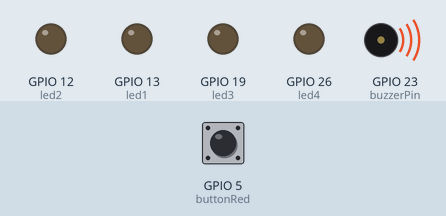
The program below on a simulated Raspberry Pi (BCM pin numbers). On the bench: output pins drawn as LEDs (lit = HIGH), buzzer (waves = sounding, pin HIGH). The inputs (shaded band) are chosen by the test bench; at power-on: GPIO 5 (buttonRed) HIGH. What the program prints to the terminal is not drawn.

Above: at 0.1 s.
Timing chart, 0 to 1.6 s (numbered marks = the images above):
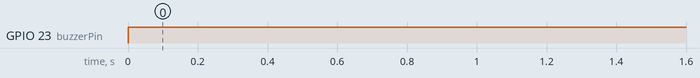

Measured:
- by itself, GPIO 23 (buzzerPin): LOW → HIGH at 0.00 s

The program:

redbuttonwithcallback.py
```python
#!/usr/bin/env python3

from config import *
import RPi.GPIO as GPIO
import time

execute = True

def buttonPressedCallback(channel):
    global execute
    execute = False
    print("\nButton connected to GPIO " + str(channel) + " pressed.")

def redButtonTest():
    GPIO.add_event_detect(buttonRed, GPIO.FALLING, callback=buttonPressedCallback, bouncetime=200)

    while execute:
        print('*', end='', flush=True)
        time.sleep(0.1)


if __name__ == "__main__":
    print("\nProgram started\n")
    redButtonTest()
    print("\nProgram finished")
```

config.py
```python
#!/usr/bin/env python3
# pylint: disable=no-member

import RPi.GPIO as GPIO

# pin numbers in BCM
GPIO.setmode(GPIO.BCM)
GPIO.setwarnings(False)

led1 = 13
led2 = 12
led3 = 19
led4 = 26
GPIO.setup(led1, GPIO.OUT)
GPIO.setup(led2, GPIO.OUT)
GPIO.setup(led3, GPIO.OUT)
GPIO.setup(led4, GPIO.OUT)

buttonRed = 5
buttonGreen = 6
encoderLeft = 17
encoderRight = 27
GPIO.setup(buttonRed, GPIO.IN, pull_up_down=GPIO.PUD_UP)
GPIO.setup(buttonGreen, GPIO.IN, pull_up_down=GPIO.PUD_UP)
GPIO.setup(encoderLeft, GPIO.IN, pull_up_down=GPIO.PUD_UP)
GPIO.setup(encoderRight, GPIO.IN, pull_up_down=GPIO.PUD_UP)

buzzerPin = 23
GPIO.setup(buzzerPin, GPIO.OUT)
GPIO.output(buzzerPin, 1)

ws2812pin = 8


def configInfo():
    print('This is only configuration file.\n')


if __name__ == "__main__":
    configInfo()
```
